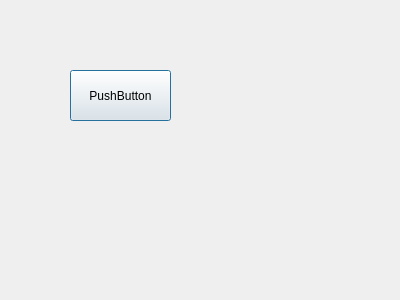
<?xml version="1.0" encoding="UTF-8"?>
<ui version="4.0">
 <class>SecDialog</class>
 <widget class="QDialog" name="SecDialog">
  <property name="geometry">
   <rect>
    <x>0</x>
    <y>0</y>
    <width>400</width>
    <height>300</height>
   </rect>
  </property>
  <property name="windowTitle">
   <string>Dialog</string>
  </property>
  <widget class="QPushButton" name="pushButton">
   <property name="geometry">
    <rect>
     <x>70</x>
     <y>70</y>
     <width>101</width>
     <height>51</height>
    </rect>
   </property>
   <property name="text">
    <string>PushButton</string>
   </property>
  </widget>
 </widget>
 <resources/>
 <connections/>
</ui>
